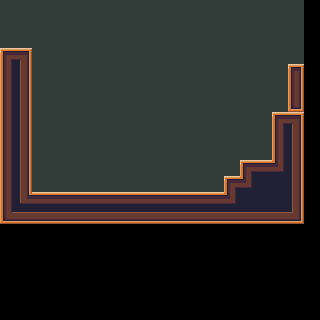

Rendered tile map (Tiled .tmx) drawn with the repository's tilesets; below, a short description and the map source with its tile grids summarised:
An orthogonal 20x20 tile map with 16x16 px tiles, 2 tile layers (Background, Walls) and 17 objects.

<map version="1.0" orientation="orthogonal" renderorder="right-down" width="20" height="20" tilewidth="16" tileheight="16" nextobjectid="8">
 <tileset firstgid="1" name="TileSet01" tilewidth="16" tileheight="16">
  <image source="TileMapTest001.png" width="160" height="144" />
  <tile id="0">
   <objectgroup draworder="index">
    <object id="0" x="0" y="0" width="16" height="16" />
   </objectgroup>
  </tile>
  <tile id="1">
   <objectgroup draworder="index">
    <object id="0" x="0" y="0" width="16" height="16" />
   </objectgroup>
  </tile>
  <tile id="2">
   <objectgroup draworder="index">
    <object id="0" x="0" y="0" width="16" height="16" />
   </objectgroup>
  </tile>
  <tile id="3">
   <objectgroup draworder="index">
    <object id="0" x="0" y="0" width="16" height="16" />
   </objectgroup>
  </tile>
  <tile id="4">
   <objectgroup draworder="index">
    <object id="0" x="0" y="0" width="16" height="16" />
   </objectgroup>
  </tile>
  <tile id="10">
   <objectgroup draworder="index">
    <object id="0" x="0" y="0" width="16" height="16" />
   </objectgroup>
  </tile>
  <tile id="11">
   <objectgroup draworder="index">
    <object id="0" x="0" y="0" width="16" height="16" />
   </objectgroup>
  </tile>
  <tile id="12">
   <objectgroup draworder="index">
    <object id="0" x="0" y="0" width="16" height="16" />
   </objectgroup>
  </tile>
  <tile id="13">
   <objectgroup draworder="index">
    <object id="0" x="0" y="0" width="16" height="16" />
   </objectgroup>
  </tile>
  <tile id="14">
   <objectgroup draworder="index">
    <object id="0" x="0" y="0" width="16" height="16" />
   </objectgroup>
  </tile>
  <tile id="20">
   <objectgroup draworder="index">
    <object id="0" x="0" y="0" width="16" height="16" />
   </objectgroup>
  </tile>
  <tile id="21">
   <objectgroup draworder="index">
    <object id="0" x="0" y="0" width="16" height="16" />
   </objectgroup>
  </tile>
  <tile id="22">
   <objectgroup draworder="index">
    <object id="0" x="0" y="0" width="16" height="16" />
   </objectgroup>
  </tile>
 </tileset>
 <layer name="Background" width="20" height="20">
  <data>[400 cells, 266 non-empty, 4 distinct tile ids]</data>
 </layer>
 <layer name="Walls" width="20" height="20">
  <data>[400 cells, 71 non-empty, 11 distinct tile ids]</data>
 </layer>
 <objectgroup name="Collision">
  <object id="2" x="32" y="48">
   <polygon points="0,0 -32,0 -32,176 0,176" />
  </object>
  <object id="4" x="304" y="224">
   <polygon points="0,0 -272,0 -272,-32 0,-32" />
  </object>
  <object id="6" x="304" y="192">
   <polygon points="0,0 -80,0 -80,-16 -64,-16 -64,-32 -32,-32 -32,-80 0,-80" />
  </object>
  <object id="7" x="304" y="112">
   <polygon points="0,0 -16,0 -16,-48 0,-48" />
  </object>
 </objectgroup>
</map>
